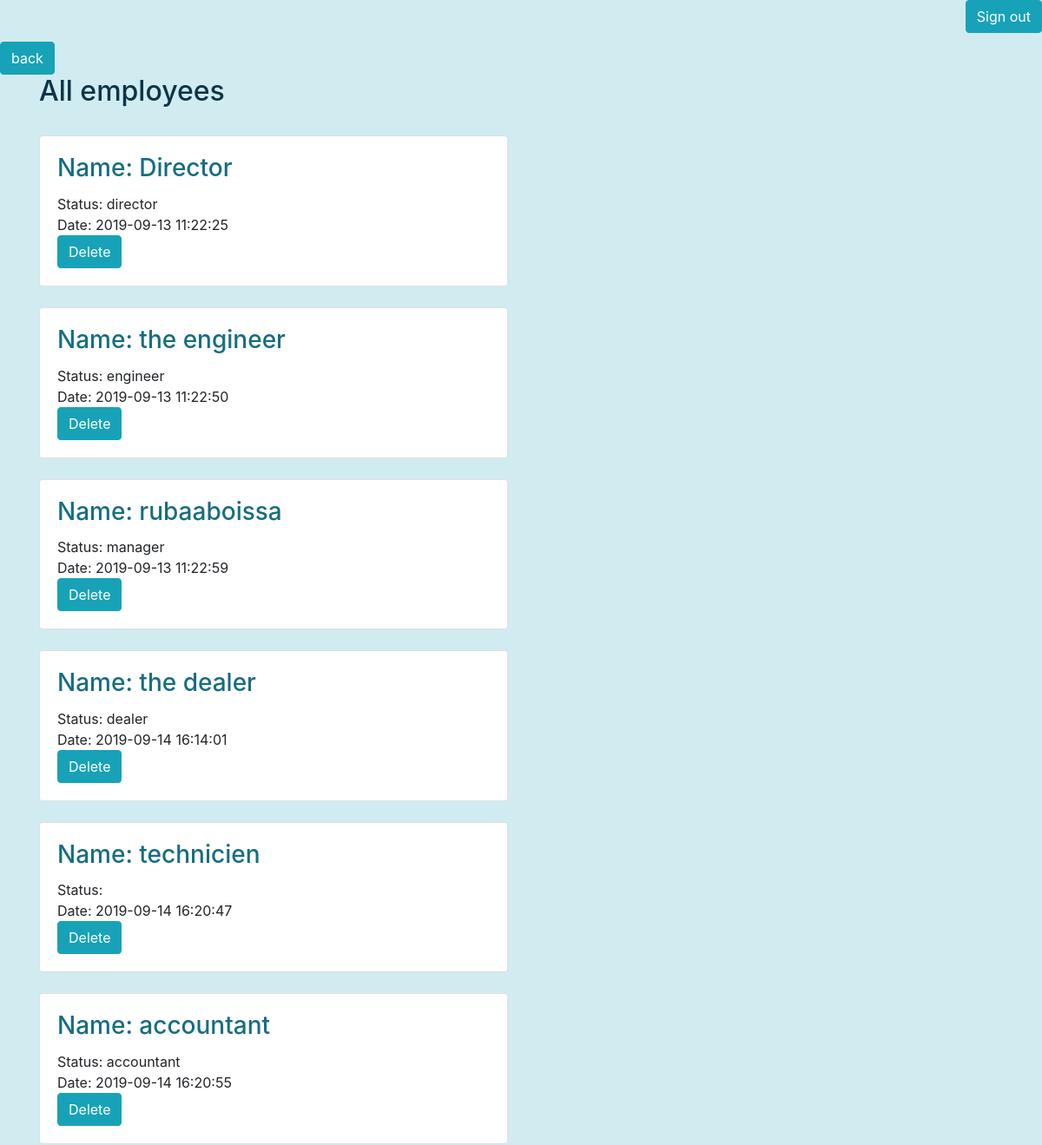
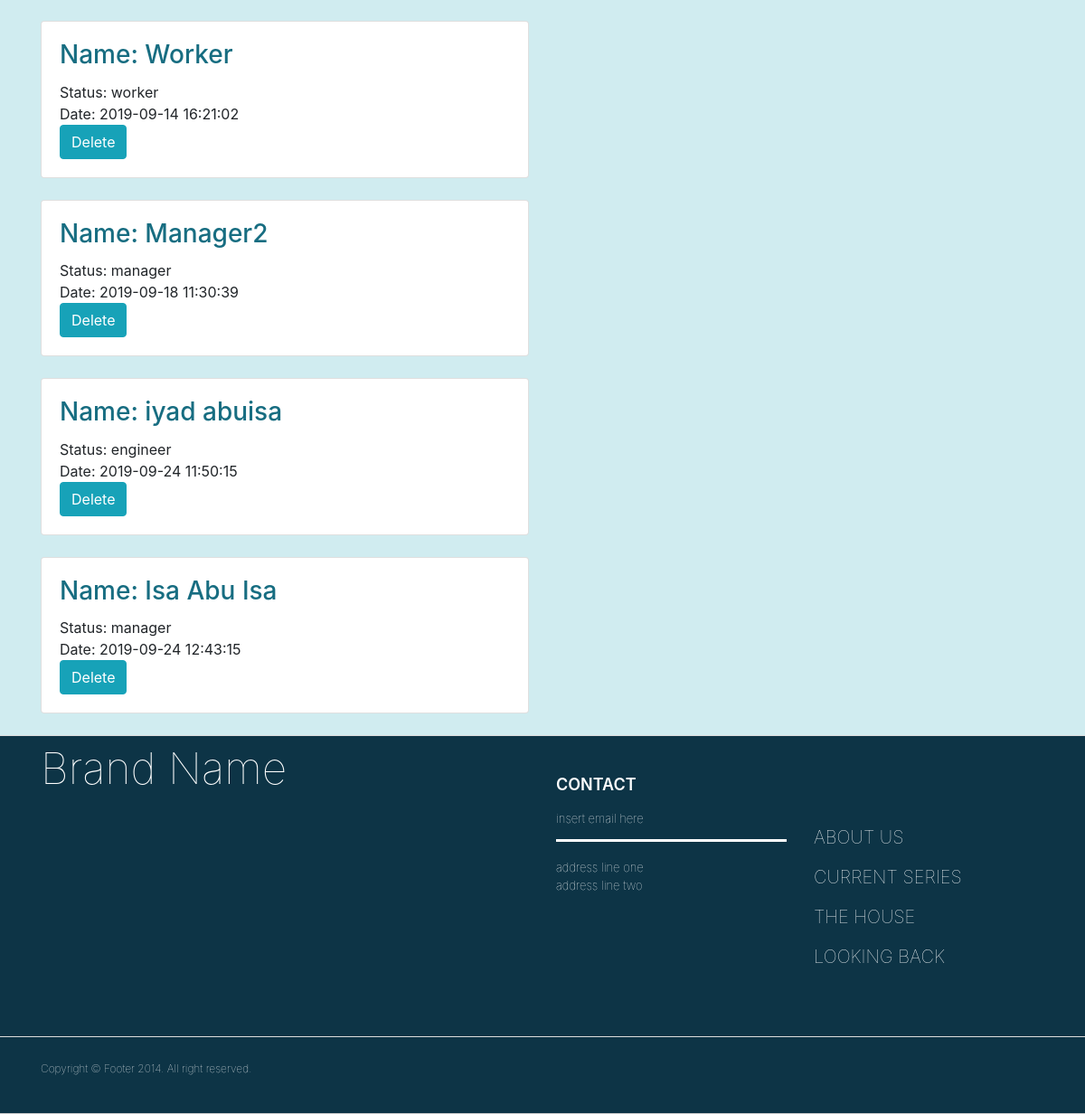
Page /employees.php on the committed database (2 pictures, top to bottom).
### tables this page shows
CREATE TABLE `employees` (
  `employee_id` int(11) NOT NULL,
  `employee_date` timestamp NOT NULL DEFAULT current_timestamp() ON UPDATE current_timestamp(),
  `employee_status` enum('worker','manager','engineer','director','accountant','dealer','technician') NOT NULL,
  `fk_user_id` int(11) NOT NULL
);

CREATE TABLE `users` (
  `user_id` int(12) NOT NULL,
  `fullname` varchar(200) NOT NULL,
  `date_of_birth` date NOT NULL,
  `email` varchar(200) NOT NULL,
  `password` varchar(200) NOT NULL,
  `telefon` varchar(200) NOT NULL,
  `address` varchar(200) NOT NULL,
  `gender` enum('f','m') NOT NULL,
  `status` enum('Married','single') NOT NULL,
  `children` varchar(200) NOT NULL,
  `nationality` varchar(200) NOT NULL,
  `education` varchar(200) NOT NULL,
  `date_of_start` timestamp NOT NULL DEFAULT current_timestamp() ON UPDATE current_timestamp(),
  `role` varchar(200) NOT NULL
);

### employees.php (the view, shortened to what this page needs)
<?php
require 'db.php';
?>
<html>
<head>
<?php require 'header.php'; ?>
</head>
<body class="body">
<?php require 'nav.php'; ?>
<a href="managerpage.php"><button type='button' class='btn btn-info'>back</button></a>
<div class="container">
 <h2 style="color: #0d3446" >All employees</h2><br>
<?php
  $sql ="SELECT * FROM employees
  JOIN users ON fk_user_id=user_id";
  $result = mysqli_query($conn,$sql);
    if($result->num_rows > 0){
      while ($row = $result->fetch_assoc()) {?>
<div class="row">
    <div class="col-sm-6">
        <div class="card">
            <div class="card-body">
              <h3 style="color: #176d81" class="card-title">Name:        <?php echo $row['fullname'];?></h3>
              <span class="card-text">Status: </span>                    <?php echo $row['employee_status'];?><br>
              <span class="card-text">Date: </span>                      <?php echo $row['employee_date'];?><br>
              <?php echo " <a href='action/deleteEmp.php?id=" .$row['employee_id']."'><button type='button' class='btn btn-info'>Delete</button></a>"
                ;?>
            </div>
        </div>
                <br>
    </div>
</div>
<?php
    }
}
?>
</div>
<?php require 'footer.php'; ?>
</body>
</html>

### employees.php (style rules this page uses)
.body { background-color: #d0ecf0 }

### rows in the picture
employees: fk_user.fullname "Director", employee_status "director", employee_date "2019-09-13 11:22:25"
employees: fk_user.fullname "the engineer", employee_status "engineer", employee_date "2019-09-13 11:22:50"
employees: fk_user.fullname "rubaaboissa", employee_status "manager", employee_date "2019-09-13 11:22:59"
employees: fk_user.fullname "the dealer", employee_status "dealer", employee_date "2019-09-14 16:14:01"
employees: fk_user.fullname "technicien", employee_date "2019-09-14 16:20:47"
employees: fk_user.fullname "accountant", employee_status "accountant", employee_date "2019-09-14 16:20:55"
employees: fk_user.fullname "Worker", employee_status "worker", employee_date "2019-09-14 16:21:02"
employees: fk_user.fullname "Manager2", employee_status "manager", employee_date "2019-09-18 11:30:39"
employees: fk_user.fullname "iyad abuisa", employee_status "engineer", employee_date "2019-09-24 11:50:15"
employees: fk_user.fullname "Isa Abu Isa", employee_status "manager", employee_date "2019-09-24 12:43:15"
